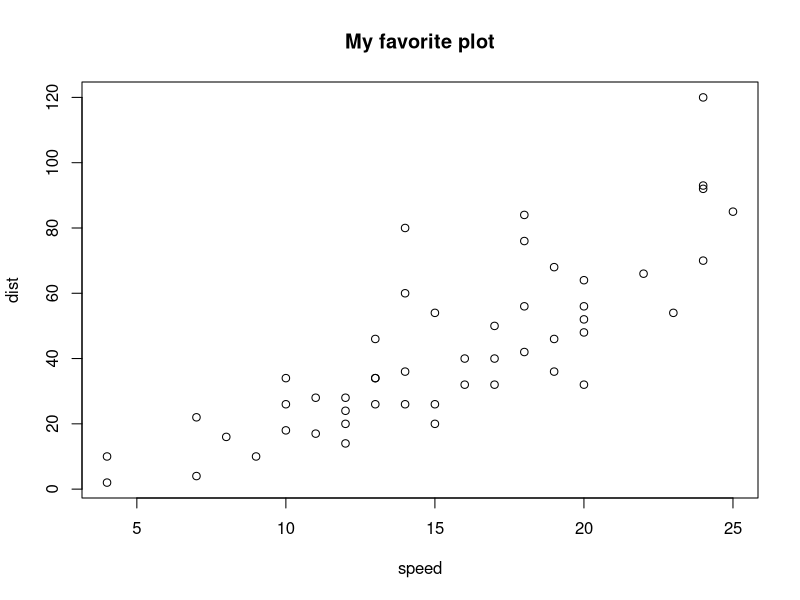

The R source for this figure:
## ---- chunk 1
plot(cars)
title("My favorite plot")
